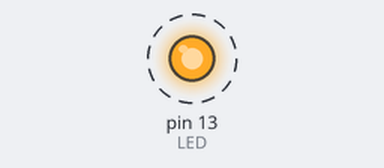
Simulated run of this sketch. Board: Arduino Uno, built with avr-gcc and run on an emulated ATmega328P. Parts: output pins drawn as LEDs (lit = HIGH). Dashed ring = blinking. What the sketch prints to the serial monitor is not drawn.

Above: at 0.5 s.
Timing chart, 0 to 4.6 s (numbered marks = the images above):
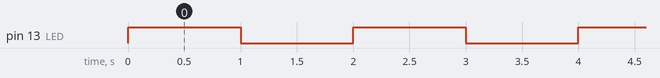

Measured:
- by itself, pin 13 (LED): alternates HIGH for 1.0 s and LOW for 1.0 s

The sketch:

debug_blinking.ino
```cpp
#define LED 13
void setup() {
  Serial.begin(9600); // opens serial port, sets data rate to 9600 bps
  // initialize digital pin LED as an output.
  pinMode(LED, OUTPUT);
}

void loop() {
  digitalWrite(LED, HIGH);   // turn the LED on (HIGH is the voltage level)
  Serial.println("Pin 3 is now HIGH (5V)");
  delay(1000);                       // wait for a second
  digitalWrite(LED, LOW);    // turn the LED off by making the voltage LOW
  Serial.println("Pin 3 is now LOW (0V)");
  delay(1000);                       // wait for a second
}
```
